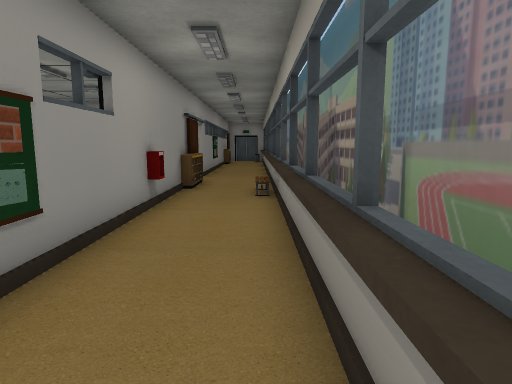
view 1 (above)

16 first-person views from a walk through a Unity game level. The camera is 1.4 m above the floor, tilts 8° down and sees 75° across. The floor is counted in squares, 1 m on a side. Each view is taken from the middle of a square. On the plan, view 1 faces up. The plan holds only what a view shows up to about 15 squares ahead; the rest is blank. The place goes on beyond the plan. Some animated figures are not drawn. Some surface patterns are stand-ins.

view 2
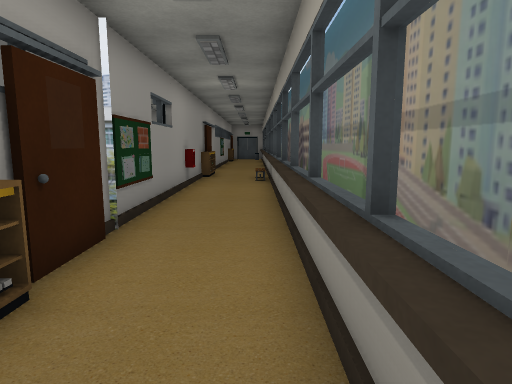

view 3
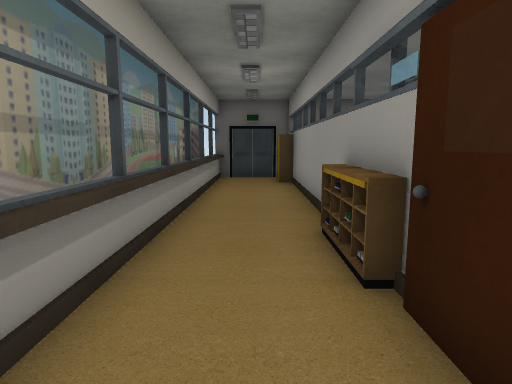

view 4
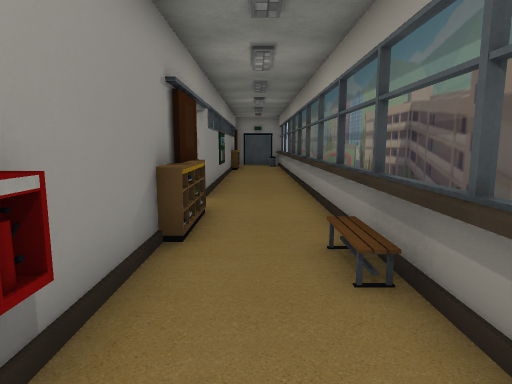

view 5
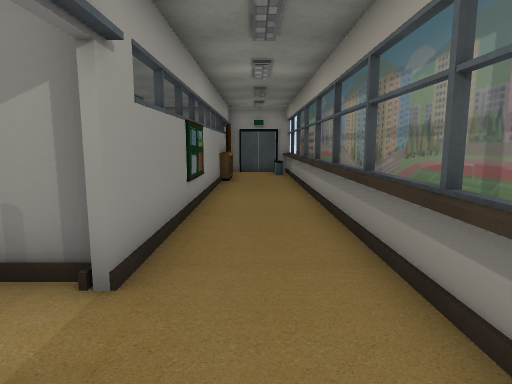

view 6
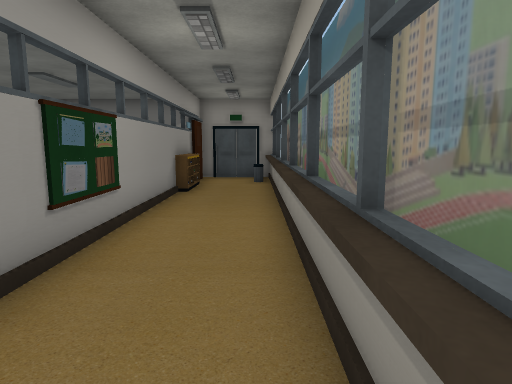

view 7
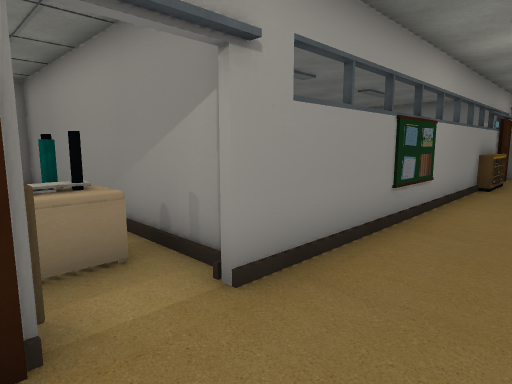

view 8
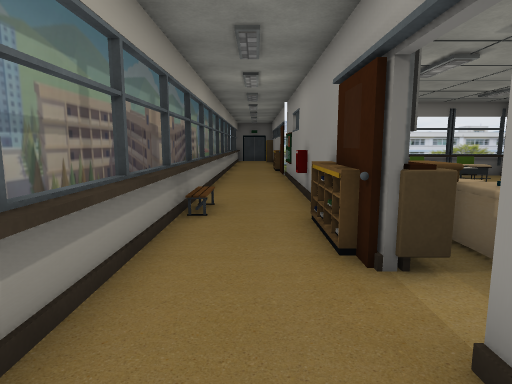

view 9
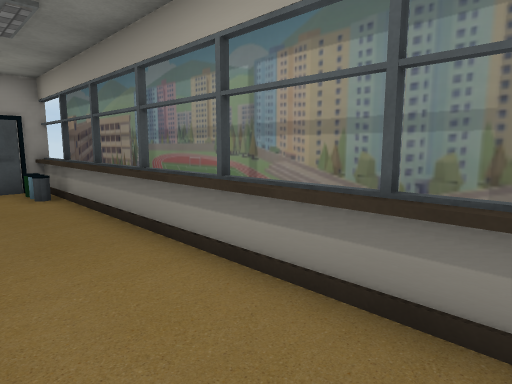

view 10
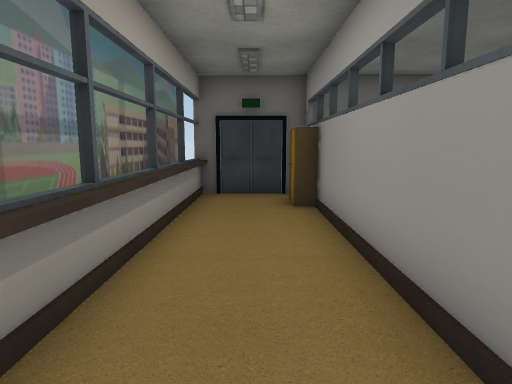

view 11
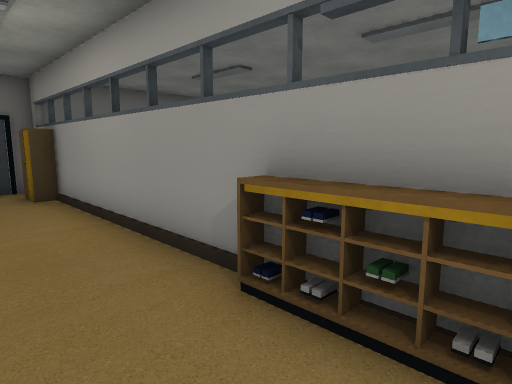

view 12
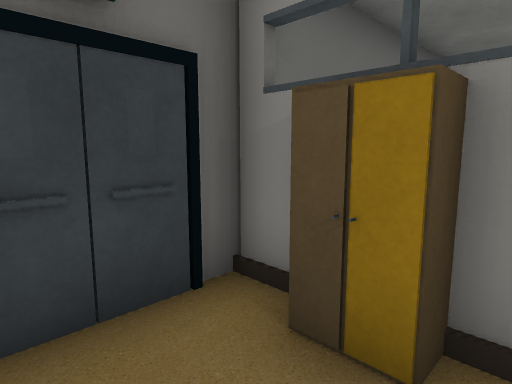

view 13
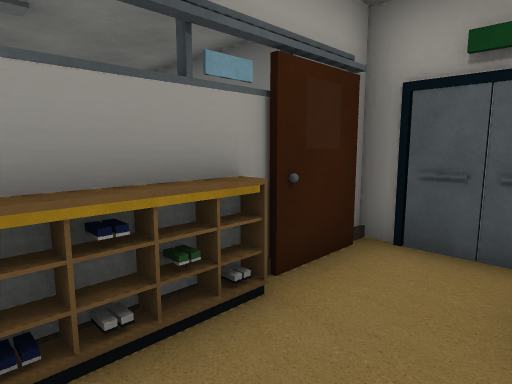

view 14
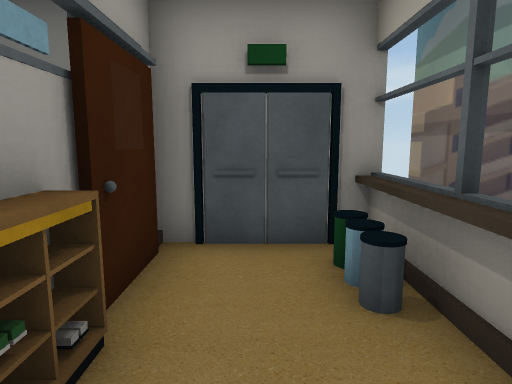

view 15
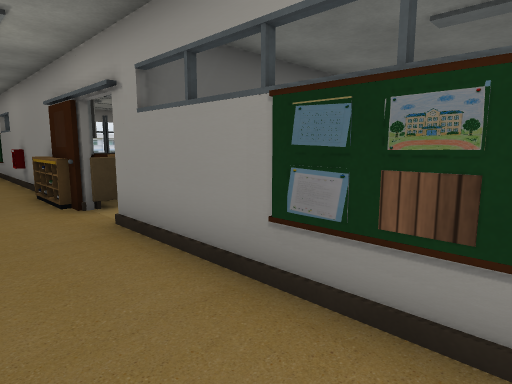

view 16
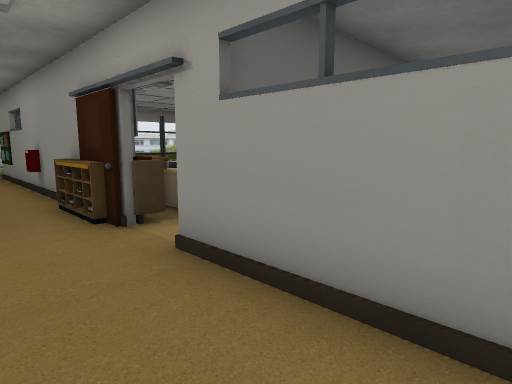

### Floor plan
Points are (right, up) in squares from view 1. A wall is a line through its corners. A room is listed if a view was taken in it or the views show most of it. See-through windows are left out.
Room 1 (views 1, 2, 3, 4, 5, 6, 7, 8, 9, 10, 11, 12, 13, 14, 15, 16)
walls: (-2.4, 5.6) (-2.4, -12.6) (0.9, -12.6); (-2.4, 13.5) (-2.4, 12.4); (-2.6, 15.4) (-6.5, 15.4); (1.4, 0) (1.4, 30.1); (0.9, 29.6) (-2.4, 29.6) (-2.4, 15); (0.6, -12.8) (0.6, 29.8); (1.4, -13.1) (1.4, -0.8)
low walls: (0.4, 10.5) (0.4, 27.2); (0.4, -12.8) (0.4, 8.5)
objects: other object (-5, 13) to (-4, 13); other object (-5, 14); other object (-4, 12); other object (-4, 14); other object (-4, 15); other object (-3, 13); other object (-3, 14); other object (-2, -11); other object (-2, -3) to (-2, -1); other object (-2, 8); other object (-2, 11) to (-2, 12); other object (-2, 25) to (-2, 27); other object (0, 28); other object (0, 29)

Where each view was taken, in squares from view 1:
view 1: 0 up, 0 right, facing up
view 2: 4 down, 0 right, facing up
view 3: 2 up, 1 left, facing down
view 4: 6 up, 1 left, facing up
view 5: 12 up, 1 left, facing up
view 6: 15 up, 0 right, facing up
view 7: 13 up, 0 right, facing up-left
view 8: 17 up, 1 left, facing down
view 9: 18 up, 2 left, facing up-right
view 10: 3 down, 1 left, facing down
view 11: 1 down, 0 right, facing down-left
view 12: 10 down, 0 right, facing down-left
view 13: 25 up, 0 right, facing up-left
view 14: 25 up, 1 left, facing up
view 15: 21 up, 0 right, facing down-left
view 16: 19 up, 0 right, facing down-left
